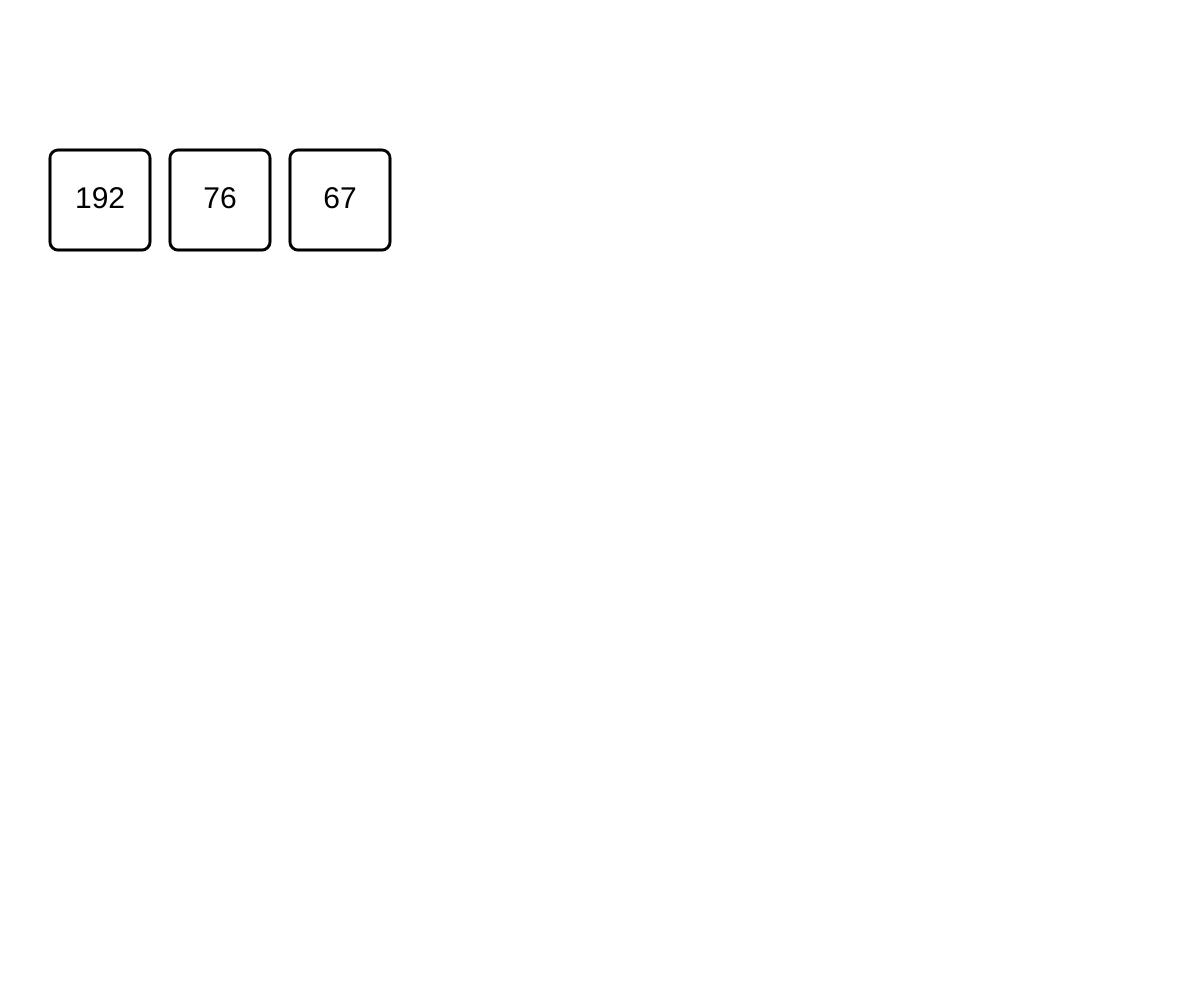
Frame 1 (no input)
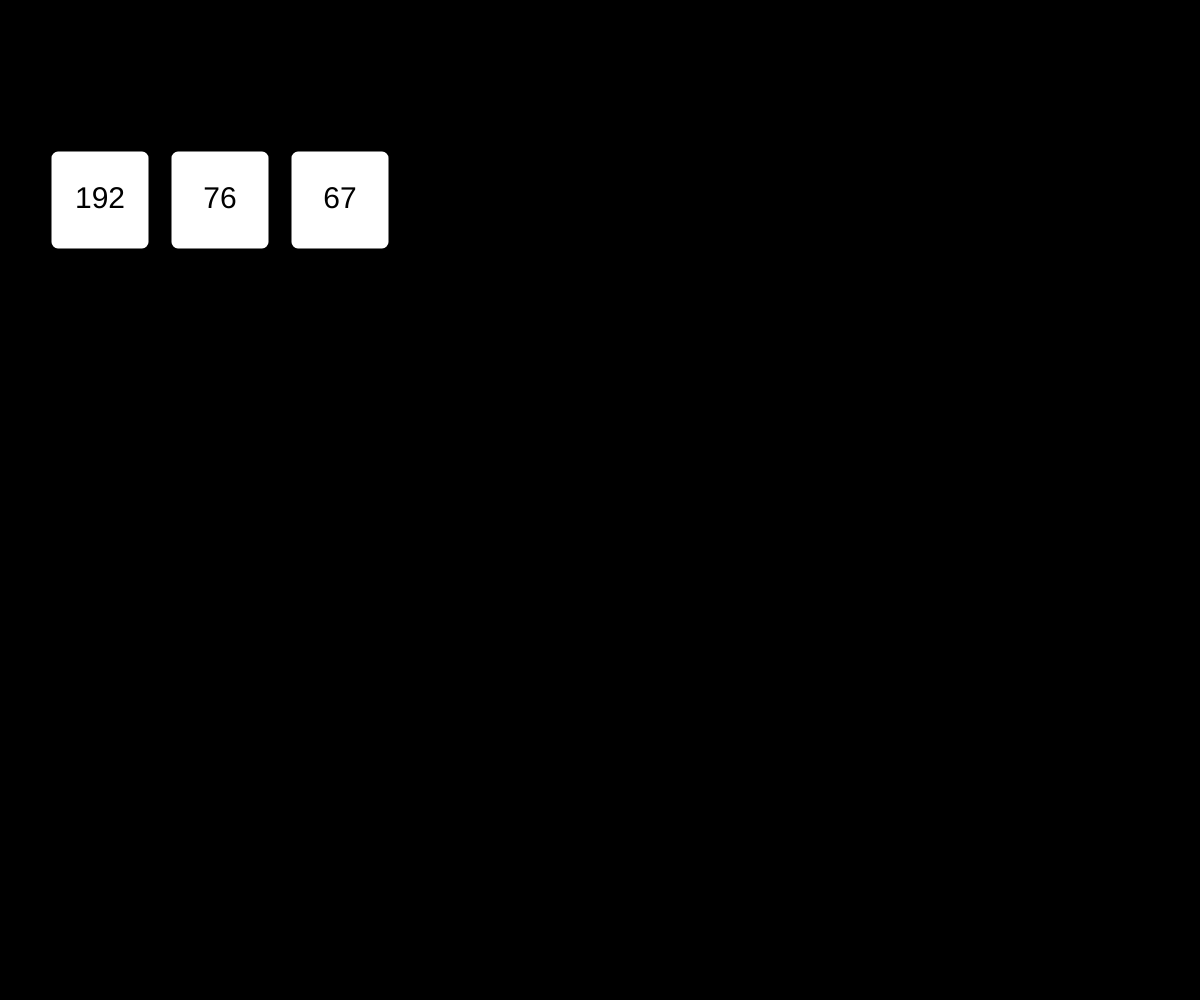
Frame 60 (no input)
Frame 120 (the mouse pressed at the canvas centre since frame 60): identical to frame 60, image omitted

The p5.js sketch that drew these frames (run headless with seeded random() and noise() and a simulated clock; from frame 60 on, the mouse is pressed at the canvas centre):

// p5.js sketch
// ── sketch.js
let dice = [];
let numberOfDice = 3;
let uno;
let dos;
let tres;

function setup() {
  createCanvas(windowWidth, windowHeight);
  for (let i = 0; i < numberOfDice; i++) {
    dice[i] = new Die(100); // argument is the size of the die
  }
  uno = new Die;
  dos = new Die;
  tres = new Die;
}

function draw() {
  background(tres.shakeDice, dos.shakeDice, uno.shakeDice);
  
  // loop over the array and place+display each die
  for (let i = 0; i < dice.length; i++) {
    const die = dice[i]; // 'die' is a temporary variable for the current array item
    die.place(die.size*1.2*i+die.size, die.size*2); // place the die neatly in the row
    die.display(); // actually draw it on screen
  }

}

function mouseClicked() {
  // loop over the array of dice...
  for (let i = 0; i < dice.length; i++) {
    const die = dice[i];
    // if the cursor is over the current die, freeze/unfreeze that die
    if (die.isTouched(mouseX,mouseY)) {
      die.toggleFreeze();
    }
  }
}

// for computers...
function keyPressed() {
  shakeDice();
}

// for phones...
function deviceShaken() {
  shakeDice();
}

// loop over the array of dice and try to roll each one in turn
// (note that a die won't actually roll if it's frozen)
// also, output the list of values to the console
function shakeDice() {
  let list = "values: ";
  for (let i = 0; i < dice.length; i++) {
    const die = dice[i];
    die.roll();
    list = list + die.value + " ";
  }
  console.log(list);
}
// ── dice.js
/* 

Die is a class for defining a single 6-sided die

These properties are available:
  - frozen (whether it's rollable or not)
  - size (the size it should appear on screen)
  - value (the number showing on the die)

These methods are available:
  - place(x,y) places the die at x,y in the canvas
  - display() shows the die on the canvas
  - roll() rolls the die if it's not frozen
  - freeze(), unfreeze(), toggleFreeze()
  - isTouched(x,y) returns true if x,y are in the die shape
*/

class Die {
    
    constructor(size) {
        this.size = size;
        this.sides = 255;
        this.frozen = false;
        this.place(random(width),random(height));
        this.roll();
    }

    place(x,y) {
        this.x = x;
        this.y = y;
    }

    display() {
        rectMode(CENTER);
        textAlign(CENTER, CENTER);
        fill("white");
        strokeWeight(3);
        rect(this.x,this.y,this.size,this.size,8);
        if (this.frozen) {
            fill("silver");
        } else {
            fill("black");
        }
        textSize(30);
        text(this.value, this.x, this.y, this.size, this.size);
    }

    roll() {
        if (! this.frozen) 
            this.value = floor(random(this.sides)+1);
    }

    freeze() {
        this.frozen = true;
    }

    unfreeze() {
        this.frozen = false;
    }

    toggleFreeze() {
        this.frozen = ! this.frozen;
    }

    isTouched(x,y) {
        let halfsize = this.size/2;
        if (x >= (this.x-halfsize) && 
            x <= (this.x+halfsize) && 
            y >= (this.y-halfsize) && 
            y <= (this.y+halfsize)
        ) {
            return true;
        } 
        return false;
    }
}
